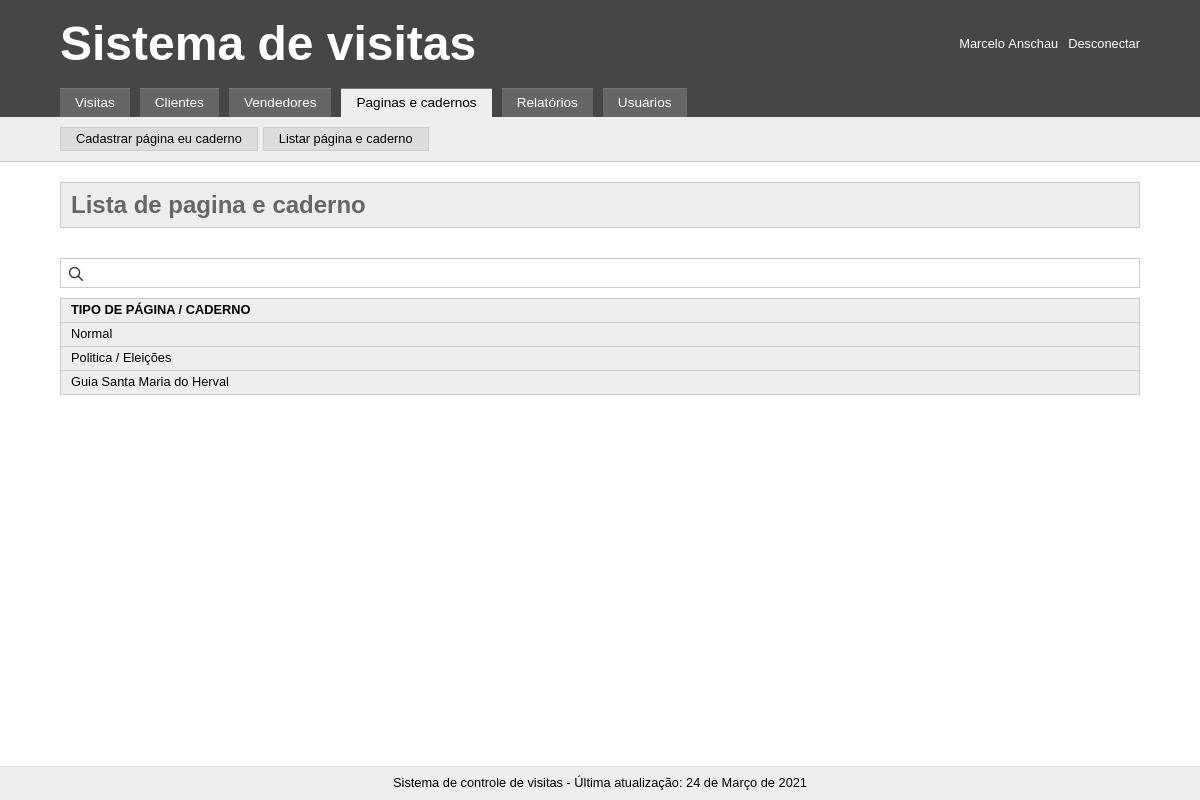
The page /index.php?tab=paginascadernos&subtab=lista_de_pagina_e_caderno (signed in) on the database its author committed.
### tables this page shows
CREATE TABLE `pages` (
  `id` int(11) NOT NULL,
  `name` varchar(255) NOT NULL
);

### _include/crud.php (called while the page is built, shortened)
<?php
$infoPages = $pdo->query("SELECT * FROM pages")->fetchAll();

### _include/paginascadernos.php (the view, shortened to what this page needs)
<nav class="opcoes">
	<div class="content">
		<a href="index.php?tab=paginascadernos&subtab=cadastrar_paginas_e_cadernos">Cadastrar página eu caderno</a>
		<a href="index.php?tab=paginascadernos&subtab=lista_de_pagina_e_caderno">Listar página e caderno</a>
	</div>
</nav>
<div class="content">
	<h2><?= ucfirst(str_replace('_', ' ', $current_subtab))?></h2>
	<?php if($current_subtab == "lista_de_pagina_e_caderno"){ ?>
		<input type="text" id="search" onkeyup="filter()">
		<div class="responsive_table">
			<table class="table_to_filter">
				<tr>
					<th>Tipo de página / Caderno</th>
					<th></th>
				</tr>
				<?php foreach($infoPages as $valuePages){ ?>
					<tr>
						<td><?= $valuePages['name'] ?></td>
						<td><a href="index.php?tab=paginascadernos&subtab=editar_pagina_ou_caderno&id=<?= $valuePages['id'] ?>" class="edit"></a></td>
					</tr>
				<?php } ?>
			</table>
		</div>
	<?php } ?>
</div>

### _templates/css/style.css (style rules this page uses)
* { margin: 0; padding: 0; font: inherit; -moz-box-sizing: border-box; -webkit-box-sizing: border-box; box-sizing: border-box; }
body { line-height: 1; font-size: 1em; font-family: Arial, Helvetica, sans-serif; }
table { border-collapse: collapse; border-spacing: 0; }
.content { max-width: 1100px; margin: 0 auto; padding: 0 10px; }
.responsive_table { overflow-x: auto; }
.opcoes { background: #eee; padding: 10px 0; border-bottom: 1px solid #ccc; }
.opcoes .content { display: flex; }
.opcoes a { background: #ddd; display: inline-block; color: #000; text-decoration: none; font-size: 0.8em; border: 1px solid #ccc; padding: 5px 15px; margin-right: 5px; }
main h2 { background-color: #eee; border: 1px solid #ccc; margin: 20px 0; padding: 10px; font-size: 1.5em; font-weight: bold; color: #666; }
main #search { width: 100%; margin: 10px 0; border: 1px solid #ccc; padding: 5px 10px 5px 30px; background: url(../img/ico_search.png) no-repeat scroll 7px 7px; }
main table { border: 1px solid #ccc; width: 100%; white-space: nowrap; }
main table tr { background: #eee; }
main table tr td, main table tr th { border-bottom: 1px solid #ccc; padding: 5px 10px; font-size: 0.8em; }
main table tr th { text-align: left; text-transform: uppercase; font-size: 0.8em; font-weight: bold; }

### rows shown on the page
pages: name "Normal"
pages: name "Politica / Eleições"
pages: name "Guia Santa Maria do Herval"

### other values the page prints
$_SESSION['name'] "Marcelo Anschau"
str_replace('_', ' ', $current_subtab) "Lista de pagina e caderno"
